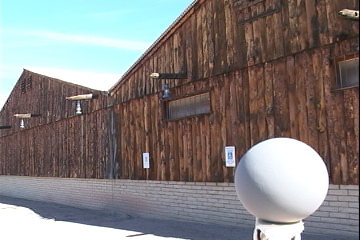
%> input picture include/fusion/ColourConstancy/src/00580.jpg, 360 x 240 px
$ octave --eval "result = ColourConstancySurroundModulation(imread('00580.jpg'));"   (GNU Octave 9; MATLAB toolbox functions it lacks are replaced by stand-ins)
%> lines starting %> are read from the running program, lines starting %| are printed output that depends on the picture
### include/fusion/ColourConstancy/src/RelativePixelContrast.m
function [SigmaCentre, SigmaSurround] = RelativePixelContrast(InputImage, CentreSize, SurroundSize)
%RelativePixelContrast  calculates contrast per pixel.
%
% inputs
%   CentreSize    the size of neighbourhood, default is 17.
%   SurroundSize  the size of surround, default 5 times the centre.
%
% outputs
%   SigmaCentre    contrast of centre.
%   SigmaSurround  contrast of surround.
%

InputImage = double(InputImage);

if nargin < 2
  CentreSize(1) = 17;
end
if length(CentreSize) == 1
  CentreSize(2) = CentreSize(1);
end
if nargin < 3
  SurroundSize = 5 .* CentreSize;
end
if length(SurroundSize) == 1
  SurroundSize(2) = SurroundSize(1);
end

CentreSize = MakeSizeOdd(CentreSize);
SurroundSize = MakeSizeOdd(SurroundSize);

hc = ones(CentreSize(1), CentreSize(2));
hs = ones(SurroundSize(1), SurroundSize(2));
[hcx, hcy] = size(hc);
d = [(hcx + 1) / 2, (hcy + 1) / 2] - 1;
[hsx, hsy] = size(hs);
m = [(hsx + 1) / 2, (hsy + 1) / 2];
hs((m(1) - d(1)):(m(1) + d(1)), (m(2) - d(2)):(m(2) + d(2))) = 0;

[rows, cols, chns] = size(InputImage);
SigmaCentre = zeros(rows, cols, chns);
SigmaSurround = zeros(rows, cols, chns);
for i = 1:chns
  SigmaCentre(:, :, i) = stdfilt(InputImage(:, :, i), hc);
  SigmaSurround(:, :, i) = stdfilt(InputImage(:, :, i), hs);
end

end

function OddSize = MakeSizeOdd(InputSize)

OddSize = InputSize;

for i = 1:length(InputSize)
  if mod(InputSize(i), 2) == 0
    OddSize(i) = InputSize(i) + 1;
  end
end

end

### include/fusion/ColourConstancy/src/LocalStdContrast.m
function ImageContrast = LocalStdContrast(InputImage, WindowSize, CentreSize)
%LocalStdContrast  calculates the local std of an image
%
% inputs
%   InputImage  the input image with n channel.
%   WindowSize  the size of the neighbourhoud.
%   CentreSize  if provided the centre is set to 0.
%
% outputs
%   ImageContrast  calculated local std of each channel.
%

InputImage = double(InputImage);

if nargin < 2
  WindowSize = 5;
end
if length(WindowSize) == 1
  WindowSize(1, 2) = WindowSize(1, 1);
end
if nargin < 3
  CentreSize = 0;
end
if length(CentreSize) == 1
  CentreSize(1, 2) = CentreSize(1, 1);
end

hc = fspecial('average', WindowSize);
hc = CentreZero(hc, CentreSize);
hc = hc ./ sum(hc(:));
MeanCentre = imfilter(InputImage, hc, 'symmetric');
stdv = (InputImage - MeanCentre) .^ 2;
MeanStdv = imfilter(stdv, hc, 'symmetric');
ImageContrast = sqrt(MeanStdv);

end

### include/fusion/ColourConstancy/src/dilation33.m
function out = dilation33(in)
% original code from
% J. van de Weijer, Th. Gevers, A. Gijsenij
% "Edge-Based Color Constancy"
% IEEE Trans. Image Processing, accepted 2007.

hh=size(in,1);
ll=size(in,2);
out = zeros(hh,ll,3);
out(:,:,1)=[in(2:hh,:); in(hh,:)];
out(:,:,2)=in;
out(:,:,3)=[in(1,:); in(1:hh-1,:)];
out2=max(out,[],3);
out(:,:,1)=[out2(:,2:ll), out2(:,ll)];
out(:,:,2)=out2;
out(:,:,3)=[out2(:,1), out2(:,1:ll-1)];
out=max(out,[],3);

end

### include/fusion/ColourConstancy/src/CentreZero.m
function SurroundMat = CentreZero(SurroundMat, CentreSize)
%CentreZero  sets the centre indeces to 0.
%
% inputs
%   SurroundMat  the matrix that its centre will be set to 0.
%   CentreSize   the size of centre.
%
% outputs
%   SurroundMat  the centred set to 0 matrix.
%


[ws, hs] = size(SurroundMat);
wc = CentreSize(1);
hc = CentreSize(2);

if wc == 0 || hc == 0
  return;
end

lw = ceil(ws / 2) - floor(wc / 2);
hw = lw + wc - 1;
lh = ceil(hs / 2) - floor(hc / 2);
hh = lh + hc - 1;

SurroundMat(lw:hw, lh:hh) = 0;

end

### include/fusion/ColourConstancy/src/MatChansMulK.m
function matrixk = MatChansMulK(m, k)
%MatChansMulK  scalar multiplication in each channel.
%
% inputs
%   m  the input matrix
%   k  the scalar vector contains same numebr of chanels as matrix.
%
% outputs
%   matrixk  the output matrix each chanel is multiplied by corresponding
%            'k' scalar, i.e. matrixk(:, :, 1) =  m(:, :, 1) .* k(1)
%

m = double(m);
[rows, cols, chns] = size(m);
k = reshape(k, 1, 3);

matrixk = zeros(rows, cols, chns);
for i = 1:chns
  matrixk(:, :, i) = k(1, i) .* m(:, :, i);
end

end

### include/fusion/ColourConstancy/src/GaussianFilter2.m
function h = GaussianFilter2(sigmax, sigmay, meanx, meany)
%GaussianFilter2  Gaussian kernel.
%   Explanation  http://mathworld.wolfram.com/GaussianFunction.html
%
% inputs
%   sigmax  the sigma in x direction, default 0.5.
%   sigmay  the sigma in y direction, default 0.5.
%   meanx   the mean in x direction, default centre.
%   meany   the mean in y direction, default centre.
%
% outputs
%   h  the Gaussian kernel.
%

if nargin < 1 || isempty(sigmax)
  sigmax = 0.5;
end
if nargin < 2 || isempty(sigmay)
  sigmay = sigmax;
end

sizex = CalculateGaussianWidth(sigmax);
sizey = CalculateGaussianWidth(sigmay);

if nargin < 3 || isempty(meanx)
  meanx = 0;
end
if nargin < 4 || isempty(meany)
  meany = 0;
end

centrex = (sizex + 1) / 2;
centrey = (sizey + 1) / 2;
centrex = centrex + (meanx * centrex);
centrey = centrey + (meany * centrey);

xs = linspace(1, sizex, sizex)' * ones(1, sizey) - centrex;
ys = ones(1, sizex)' * linspace(1, sizey, sizey) - centrey;

h = exp(-0.5 .* ((xs ./ sigmax) .^ 2 + (ys ./ sigmay) .^ 2)) ./ (2 * pi * sigmax * sigmay);

h = h ./ sum(h(:));

end

function FilterWidth = CalculateGaussianWidth(sigma, MaxWidth)
%CalculateGaussianWidth  calculates the descrete width of Gaussian filter.
%
% inputs
%   sigma     the sigma of Gaussian filter.
%   MaxWidth  the maximum allowed width of the filter, default is 100.
%
% outputs
%   FilterWidth  the descrete width of the filter
%
%

if nargin < 2
  MaxWidth = 100;
end

threshold = 1e-4;
pw = 1:MaxWidth;
FilterWidth = find(exp(-(pw .^ 2) / (2 * sigma .^ 2)) > threshold, 1, 'last');
if isempty(FilterWidth)
  FilterWidth = 1;
end
FilterWidth = FilterWidth .* 2 + 1;

end

### include/fusion/ColourConstancy/src/set_border.m
function out=set_border(in,width,method)
% original code from
% J. van de Weijer, Th. Gevers, A. Gijsenij
% "Edge-Based Color Constancy"
% IEEE Trans. Image Processing, accepted 2007.

%sets border to either zero method=0,or method=1 to average
if nargin<3
    method=1;
end

temp=ones(size(in));
[y, x] = ndgrid(1:size(in,1),1:size(in,2));
temp=temp.*( (x<size(temp,2)-width+1 ) & (x>width) );
temp=temp.*( (y<size(temp,1)-width+1 ) & (y>width) );
out=temp.*in;
if method==1
    out=out+(sum(out(:))./sum(temp(:))) *(ones(size(in))-temp);
end

end

### include/fusion/ColourConstancy/src/ColourConstancySurroundModulation.m
function [ColourConstantImage, luminance] = ColourConstancySurroundModulation(InputImage, params)
%ColourConstancySurroundModulation  our model of surround modulation.
%
% inputs
%   InputImage  the biased image.
%   params      the desired parameters.
%
% outputs
%   ColourConstantImage  the colour corrected image.
%   luminance            the estimated luminance
%

if nargin < 2
  params = {3, 1.5, 2, 5, -0.77, -0.67, 1, 1, 4, 'single', []};
end

[rows, cols, chns] = size(InputImage);
if isa(InputImage, 'uint16')
  MaxVal = (2 ^ 16) - 1;
elseif isa(InputImage, 'uint8')
  MaxVal = (2 ^ 8) - 1;
else
  MaxVal = 1;
end
InputImageDouble = double(InputImage);

InputImageDouble = InputImageDouble ./ MaxVal;

rc = InputImageDouble(:, :, 1);
bc = InputImageDouble(:, :, 2);
gc = InputImageDouble(:, :, 3);

[dorg, doyb, dowb] = ApplyAllChannels(rc, bc, gc, params);

doresponse = zeros(rows, cols, chns);
doresponse(:, :, 1) = dorg;
doresponse(:, :, 2) = doyb;
doresponse(:, :, 3) = dowb;

if strcmpi(params{end - 1}, 'single')
  luminance = CalculateLuminanceSingle(doresponse, InputImage);
  luminance = reshape(luminance, 1, 3);
  luminance = luminance ./ sum(luminance(:));
  ColourConstantImage = MatChansMulK(InputImageDouble, 1 ./ luminance);
  ColourConstantImage = ColourConstantImage ./ max(ColourConstantImage(:));
  ColourConstantImage = uint8(ColourConstantImage .* 255);
elseif strcmpi(params{end - 1}, 'multi')
  luminance = CalculateLuminanceMulti(doresponse, InputImage);
  ColourConstantImage = InputImageDouble ./ luminance;
  ColourConstantImage = ColourConstantImage ./ max(ColourConstantImage(:));
  ColourConstantImage = uint8(ColourConstantImage .* 255);
else
  luminance = [1, 1, 1];
  ColourConstantImage = InputImage;
end

end

function [orc, ogc, obc] = ApplyAllChannels(irc, igc, ibc, params)

orc = ApplyOneChannel(irc, params);
ogc = ApplyOneChannel(igc, params);
obc = ApplyOneChannel(ibc, params);

end

function dorg = ApplyOneChannel(isignal, params)

CentreSize = params{1};
GaussianSigma = params{2};
ContrastEnlarge = params{3};
SurroundEnlarge = params{4};
s1 = params{5};
s4 = params{6};
c1 = params{7};
c4 = params{8};
nk = params{9};

[rgc, rgs] = RelativePixelContrast(isignal, CentreSize, round(SurroundEnlarge) * CentreSize);
mrgc = mean(rgc(:));
mrgs = mean(rgs(:));
c1 = c1 + mrgc;
c4 = c4 + mrgs;

ab = SingleContrast(isignal, GaussianSigma, ContrastEnlarge, nk);
ba = SingleGaussian(isignal, GaussianSigma * SurroundEnlarge);

ss = linspace(s1, s4, nk);
cs = linspace(c1, c4, nk);

dorg = ApplyNeighbourImpact(isignal, ab, ba, ss, cs);

end

function luminance = CalculateLuminanceSingle(ModelResponse, InputImage)

% to make the comparison exactly like Grey Edge
SaturationThreshold = max(InputImage(:));
DarkThreshold = min(InputImage(:));
MaxImage = max(InputImage, [], 3);
MinImage = min(InputImage, [], 3);
SaturatedPixels = dilation33(double(MaxImage >= SaturationThreshold | MinImage <= DarkThreshold));
SaturatedPixels = double(SaturatedPixels == 0);
sigma = 2;
SaturatedPixels = set_border(SaturatedPixels, sigma + 1, 0);

for i = 1:3
  ModelResponse(:, :, i) = ModelResponse(:, :, i) .* (ModelResponse(:, :, i) > 0);
  ModelResponse(:, :, i) = ModelResponse(:, :, i) .* SaturatedPixels;
end

CentreSize = floor(min(size(InputImage, 1), size(InputImage, 2)) .* 0.01);
if mod(CentreSize, 2) == 0
  CentreSize = CentreSize - 1;
end
CentreSize = max(CentreSize, 3);
ModelResponse = ModelResponse ./ max(ModelResponse(:));
StdImg = LocalStdContrast(ModelResponse, CentreSize);
CutOff = mean(StdImg(:));
ModelResponse = ModelResponse .* ((2 ^ 8) - 1);
MaxVals = zeros(1, 3);
for i = 1:3
  tmp = ModelResponse(:, :, i);
  tmp = tmp(SaturatedPixels == 1);
  MaxVals(1, i) = PoolingHistMax(tmp(:), CutOff, false);
end

luminance = MaxVals;

end

% [72 lines left out: functions GetSpatialRegions, CalculateLuminanceMulti, not called in this run]

function osignal = ApplyNeighbourImpact(isignal, ab, ba, SurroundImpacts, CentreImpacts)

nContrastLevels = length(SurroundImpacts);
SurroundSize = [17, 17];
ContrastImage = GetContrastImage(isignal, SurroundSize);

ContrastLevels = GetContrastLevels(ContrastImage, nContrastLevels);

nContrastLevels = unique(ContrastLevels(:));
nContrastLevels = nContrastLevels';

osignal = zeros(size(isignal));
for i = nContrastLevels
  osignal(ContrastLevels == i) = OverlapGaussian(ab(ContrastLevels == i), ba(ContrastLevels == i), SurroundImpacts(i), CentreImpacts(i));
end

end

function rfresponse = SingleContrast(isignal, StartingSigma, ContrastEnlarge, nContrastLevels)

[rows, cols, ~] = size(isignal);

ContrastImx = GetContrastImage(isignal, [17, 1]);
ContrastImy = GetContrastImage(isignal, [1, 17]);

if nargin < 4
  nContrastLevels = 4;
end

FinishingSigma = StartingSigma * ContrastEnlarge;
sigmas = linspace(StartingSigma, FinishingSigma, nContrastLevels);

ContrastLevelsX = GetContrastLevels(ContrastImx, nContrastLevels);
ContrastLevelsY = GetContrastLevels(ContrastImy, nContrastLevels);

nContrastLevelsX = unique(ContrastLevelsX(:));
nContrastLevelsX = nContrastLevelsX';

nContrastLevelsY = unique(ContrastLevelsY(:));
nContrastLevelsY = nContrastLevelsY';

rfresponse = zeros(rows, cols);
for i = nContrastLevelsX
  lambdaxi = sigmas(i);
  for j = nContrastLevelsY
    lambdayi = sigmas(j);
    rfi = GaussianFilter2(lambdaxi, lambdayi, 0, 0);
    rfresponsei = imfilter(isignal, rfi, 'replicate');
    rfresponse(ContrastLevelsX == i & ContrastLevelsY == j) = rfresponsei(ContrastLevelsX == i & ContrastLevelsY == j);
  end
end

end

function ContrastLevels = GetContrastLevels(ContrastIm, nContrastLevels)

MinPix = min(ContrastIm(:));
MaxPix = max(ContrastIm(:));
step = ((MaxPix - MinPix) / nContrastLevels);
levels = MinPix:step:MaxPix;
levels = levels(2:end-1);
ContrastLevels = imquantize(ContrastIm, levels);

end

function rfresponse = SingleGaussian(isignal, StartingSigma)

lambdax = StartingSigma;
lambday = StartingSigma;

rf = GaussianFilter2(lambdax, lambday, 0, 0);
rfresponse = imfilter(isignal, rf, 'replicate');

end

function rfresponse = OverlapGaussian(ab, ba, k, j)

rfresponse = j .* ab + k .* ba;
rfresponse = sum(rfresponse, 3);

end

function ContrastImage = GetContrastImage(isignal, SurroundSize, CentreSize)

if nargin < 2
  SurroundSize = [3, 3];
end
if nargin < 3
  CentreSize = [0, 0];
end
contraststd = LocalStdContrast(isignal, SurroundSize, CentreSize);

ContrastImage = 1 - contraststd;

end

function HistMax = PoolingHistMax(InputImage, CutoffPercent, UseAveragePixels)

if nargin < 3
  UseAveragePixels = false;
end

npixels = length(InputImage);
HistMax = zeros(1, 1);

MaxVal = max(InputImage(:));
if MaxVal == 0
  return;
end

if MaxVal < (2 ^ 8)
  nbins = 2 ^ 8;
elseif MaxVal < (2 ^ 16)
  nbins = 2 ^ 16;
end

if nargin < 2 || isempty(CutoffPercent)
  CutoffPercent = 0.01;
end

LowerMaxPixels = CutoffPercent .* npixels;
% setting the upper bound to 50% bigger than the lower bound, this means we
% try to find the final HistMax between the lower and upper bounds. However
% if we don't succeed we choose the closest value to the lower bound.
UpperMaxPixels = LowerMaxPixels * 1.5;

for i = 1:1
  ichan = InputImage;
  [ihist, centres] = hist(ichan(:), nbins);

  HistMax(1, i) = centres(end);
  jpixels = 0;
  for j = nbins - 1:-1:1
    jpixels = ihist(j) + jpixels;
    if jpixels > LowerMaxPixels(i)
      if jpixels > UpperMaxPixels
        % if we have passed the upper bound, final HistMax is the one
        % before the lower bound.
        HistMax(1, i) = centres(j + 1);
        if UseAveragePixels
          AllBiggerPixels = ichan(ichan >= centres(j + 1));
          HistMax(1, i) = mean(AllBiggerPixels(:));
        end
      else
        HistMax(1, i) = centres(j);
        if UseAveragePixels
          AllBiggerPixels = ichan(ichan >= centres(j));
          HistMax(1, i) = mean(AllBiggerPixels(:));
        end
      end
      break;
    end
  end
end

end
%> after the loop in RelativePixelContrast, `for i = 1:chns`:
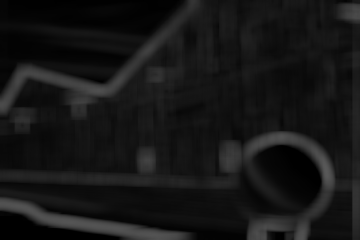
%> SigmaSurround: size 240x360 double; min 0, max 0.35, mean 0.089
%> in ApplyOneChannel, `mrgc = mean(rgc(:));`: mrgc = 0.0436
%> in ApplyOneChannel, `mrgs = mean(rgs(:));`: mrgs = 0.089
%> in ApplyOneChannel, `c1 = c1 + mrgc;`: c1 = 1.04
%> in ApplyOneChannel, `c4 = c4 + mrgs;`: c4 = 1.09
%> in GetContrastLevels, `MinPix = min(ContrastIm(:));`: MinPix = 0.701
%> in GetContrastLevels, `MaxPix = max(ContrastIm(:));`: MaxPix = 1
%> in GetContrastLevels, `step = ((MaxPix - MinPix) / nContrastLevels);`: step = 0.0747
%> in GetContrastLevels, `levels = MinPix:step:MaxPix;`: levels = [0.701 0.776 0.851 0.925 1]
%> in GetContrastLevels, `levels = levels(2:end-1);`: levels = [0.776 0.851 0.925]
%> in SingleContrast, `nContrastLevelsX = unique(ContrastLevelsX(:));`: nContrastLevelsX = [1; 2; 3; 4]
%> in SingleContrast, `nContrastLevelsX = nContrastLevelsX';`: nContrastLevelsX = [1 2 3 4]
%> in SingleContrast, `nContrastLevelsY = unique(ContrastLevelsY(:));`: nContrastLevelsY = [1; 2; 3; 4]
%> in SingleContrast, `nContrastLevelsY = nContrastLevelsY';`: nContrastLevelsY = [1 2 3 4]
%> the loop in SingleContrast, `for i = nContrastLevelsX` made 4 passes
%> lambdaxi on passes 1 to 4: 1.5, 2, 2.5, 3
%> in ApplyOneChannel, `cs = linspace(c1, c4, nk);`: cs = [1.04 1.06 1.07 1.09]
%> call 3 of GetContrastImage, with SurroundSize = [17 17]
%> in GetContrastImage (call 3), `ContrastImage = 1 - contraststd;`:
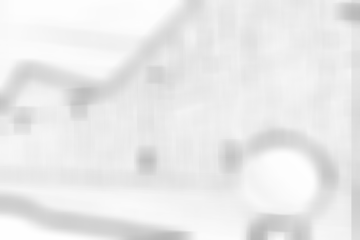
%> ContrastImage: size 240x360 double; min 0.719, max 1, mean 0.92
%> in ApplyNeighbourImpact, `nContrastLevels = unique(ContrastLevels(:));`: nContrastLevels = [1; 2; 3; 4]
%> in ApplyNeighbourImpact, `nContrastLevels = nContrastLevels';`: nContrastLevels = [1 2 3 4]
%> the loop in ApplyNeighbourImpact, `for i = nContrastLevels` made 4 passes
%> after the loop in ApplyNeighbourImpact, `for i = nContrastLevels`:
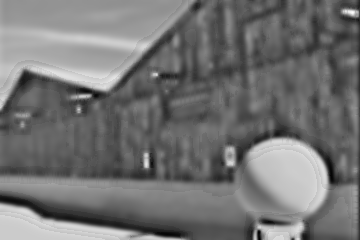
%> osignal: size 240x360 double; min -0.0846, max 0.547, mean 0.2; drawn with min black and max white
%> call 4 of GetContrastLevels, with nContrastLevels = 4
%> in GetContrastLevels (call 4), `MinPix = min(ContrastIm(:));`: MinPix = 0.706
%> in GetContrastLevels (call 4), `step = ((MaxPix - MinPix) / nContrastLevels);`: step = 0.0736
%> in GetContrastLevels (call 4), `levels = MinPix:step:MaxPix;`: levels = [0.706 0.779 0.853 0.926 1]
%> in GetContrastLevels (call 4), `levels = levels(2:end-1);`: levels = [0.779 0.853 0.926]
%> in GetContrastLevels (call 4), `ContrastLevels = imquantize(ContrastIm, levels);`:
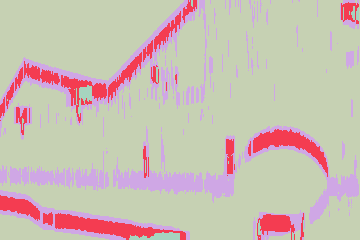
%> ContrastLevels: size 240x360 double; 4 distinct labels, from 1 to 4; one colour per label, 0 black
%> call 5 of GetContrastLevels, with nContrastLevels = 4
%> in GetContrastLevels (call 5), `MinPix = min(ContrastIm(:));`: MinPix = 0.685
%> in GetContrastLevels (call 5), `step = ((MaxPix - MinPix) / nContrastLevels);`: step = 0.0787
%> in GetContrastLevels (call 5), `levels = MinPix:step:MaxPix;`: levels = [0.685 0.764 0.843 0.921 1]
%> in GetContrastLevels (call 5), `levels = levels(2:end-1);`: levels = [0.764 0.843 0.921]
%> in GetContrastLevels (call 5), `ContrastLevels = imquantize(ContrastIm, levels);`:
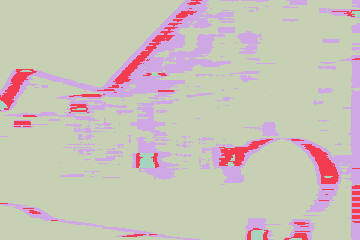
%> ContrastLevels: size 240x360 double; 4 distinct labels, from 1 to 4; one colour per label, 0 black
%> the loop in SingleContrast (call 2), `for i = nContrastLevelsX` made 4 passes
%> call 2 of SingleGaussian, with StartingSigma = 7.5
%> in SingleGaussian (call 2), `rfresponse = imfilter(isignal, rf, 'replicate');`:
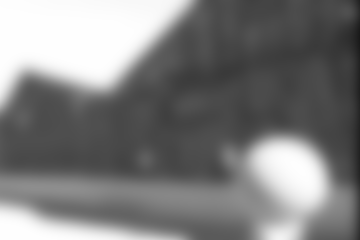
%> rfresponse: size 240x360 double; min 0.101, max 1, mean 0.494
%> call 6 of LocalStdContrast, with WindowSize = [17 17], CentreSize = [0 0]
%> in LocalStdContrast (call 6), `MeanStdv = imfilter(stdv, hc, 'symmetric');`:
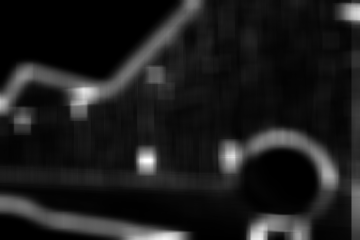
%> MeanStdv: size 240x360 double; min 1.14e-28, max 0.0769, mean 0.00871; drawn with min black and max white
%> the loop in ApplyNeighbourImpact (call 2), `for i = nContrastLevels` made 4 passes
%> in CalculateLuminanceSingle, `SaturationThreshold = max(InputImage(:));`: SaturationThreshold = 255
%> in CalculateLuminanceSingle, `DarkThreshold = min(InputImage(:));`: DarkThreshold = 0
%> in CalculateLuminanceSingle, `CutOff = mean(StdImg(:));`: CutOff = 0.00889
%> the loop in CalculateLuminanceSingle, `for i = 1:3` made 3 passes
%> after the loop in CalculateLuminanceSingle, `for i = 1:3`: MaxVals = [161.8 163.9 167.8]
%> in ColourConstancySurroundModulation, `luminance = luminance ./ sum(luminance(:));`: luminance = [0.328 0.332 0.34]
%> in MatChansMulK, `k = reshape(k, 1, 3);`: k = [3.05 3.01 2.94]

$ run again, on include/fusion/ColourConstancy/src/06030.jpg
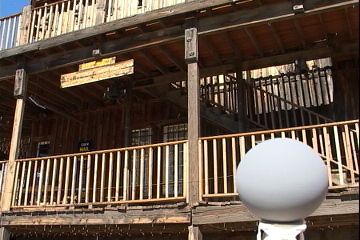
%> input picture include/fusion/ColourConstancy/src/06030.jpg, 360 x 240 px
%> mrgc = 0.093
%> mrgs = 0.175
%> c1 = 1.09
%> c4 = 1.18
%> MinPix = 0.602
%> MaxPix = 0.999
%> step = 0.0993
%> in GetContrastLevels, `levels = MinPix:step:MaxPix;`: levels = [0.602 0.701 0.8 0.9 0.999]
%> in GetContrastLevels, `levels = levels(2:end-1);`: levels = [0.701 0.8 0.9]
%> ContrastLevels: size 240x360 double; 4 distinct labels, from 1 to 4
%> ContrastLevels: size 240x360 double; 4 distinct labels, from 1 to 4
%> in SingleContrast, `nContrastLevelsX = unique(ContrastLevelsX(:));`: nContrastLevelsX = [1; 2; 3; 4]
%> in SingleContrast, `nContrastLevelsX = nContrastLevelsX';`: nContrastLevelsX = [1 2 3 4]
%> in SingleContrast, `nContrastLevelsY = unique(ContrastLevelsY(:));`: nContrastLevelsY = [1; 2; 3; 4]
%> in SingleContrast, `nContrastLevelsY = nContrastLevelsY';`: nContrastLevelsY = [1 2 3 4]
%> the loop in SingleContrast, `for i = nContrastLevelsX` made 4 passes
%> lambdaxi on passes 1 to 4: 1.5, 2, 2.5, 3
%> cs = [1.09 1.12 1.15 1.18]
%> ContrastLevels: size 240x360 double; 4 distinct labels, from 1 to 4
%> in ApplyNeighbourImpact, `nContrastLevels = unique(ContrastLevels(:));`: nContrastLevels = [1; 2; 3; 4]
%> in ApplyNeighbourImpact, `nContrastLevels = nContrastLevels';`: nContrastLevels = [1 2 3 4]
%> the loop in ApplyNeighbourImpact, `for i = nContrastLevels` made 4 passes
%> ContrastLevels: size 240x360 double; 4 distinct labels, from 1 to 4
%> MinPix = 0.547
%> step = 0.113
%> in GetContrastLevels (call 5), `levels = MinPix:step:MaxPix;`: levels = [0.547 0.66 0.773 0.886 0.999]
%> in GetContrastLevels (call 5), `levels = levels(2:end-1);`: levels = [0.66 0.773 0.886]
%> in GetContrastLevels (call 5), `ContrastLevels = imquantize(ContrastIm, levels);`:
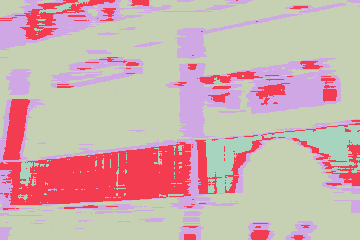
%> ContrastLevels: size 240x360 double; 4 distinct labels, from 1 to 4; one colour per label, 0 black
%> the loop in SingleContrast (call 2), `for i = nContrastLevelsX` made 4 passes
%> in LocalStdContrast (call 6), `MeanStdv = imfilter(stdv, hc, 'symmetric');`:
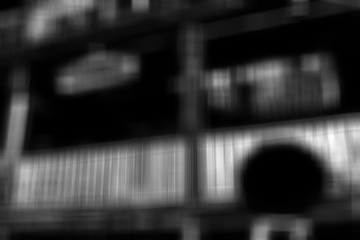
%> MeanStdv: size 240x360 double; min 1.05e-05, max 0.175, mean 0.0368; drawn with min black and max white
%> the loop in ApplyNeighbourImpact (call 2), `for i = nContrastLevels` made 4 passes
%> SaturationThreshold = 255
%> DarkThreshold = 0
%> CutOff = 0.0303
%> the loop in CalculateLuminanceSingle, `for i = 1:3` made 3 passes
%> after the loop in CalculateLuminanceSingle, `for i = 1:3`: MaxVals = [183.8 183.4 184.9]
%> in ColourConstancySurroundModulation, `luminance = luminance ./ sum(luminance(:));`: luminance = [0.333 0.332 0.335]
%> k = [3 3.01 2.99]
